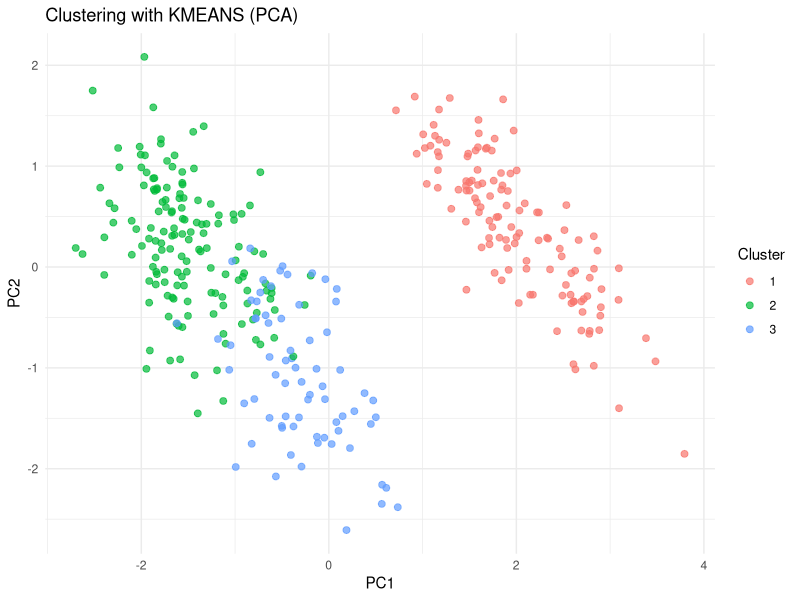
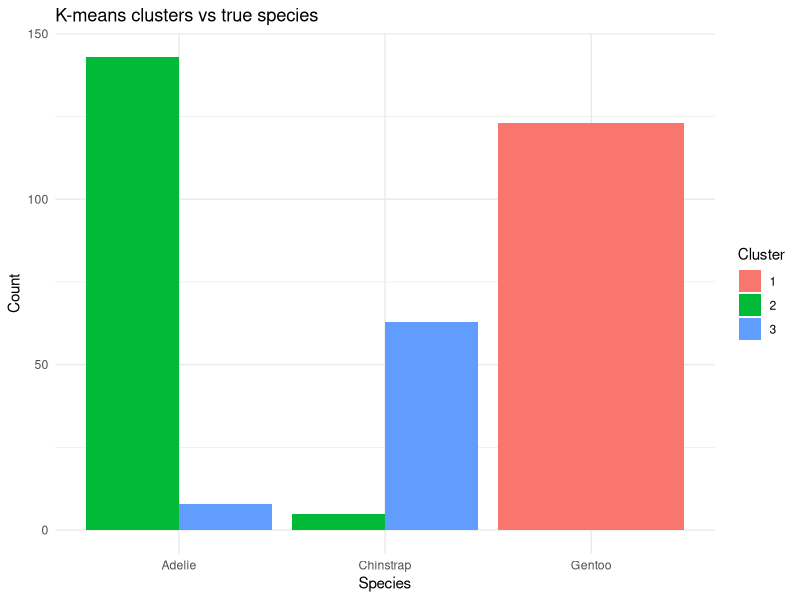
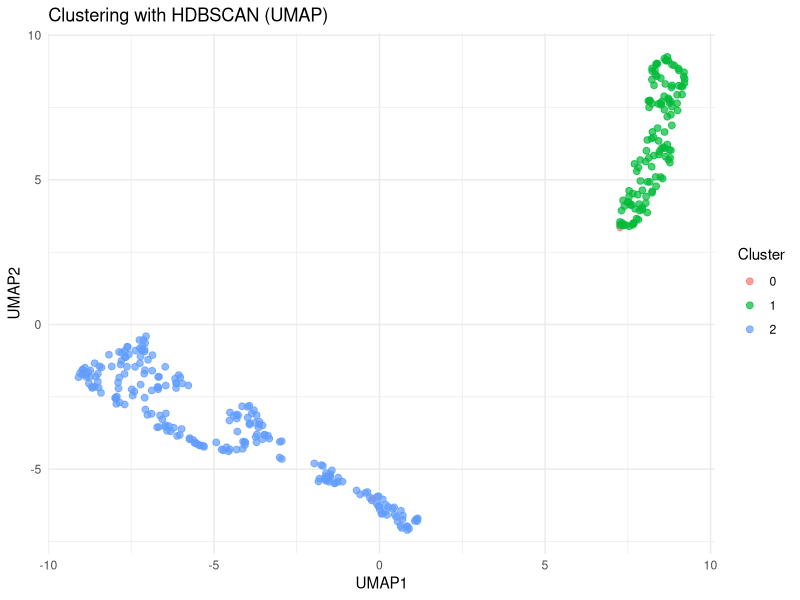
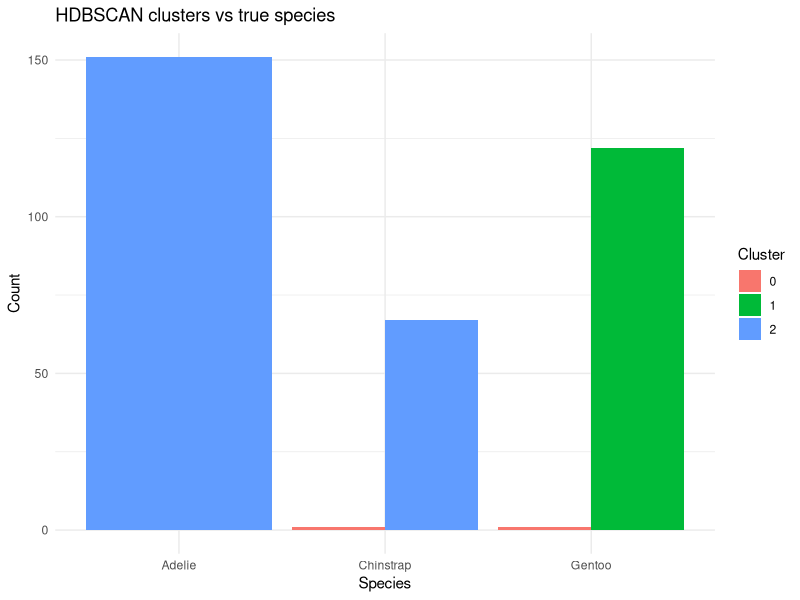
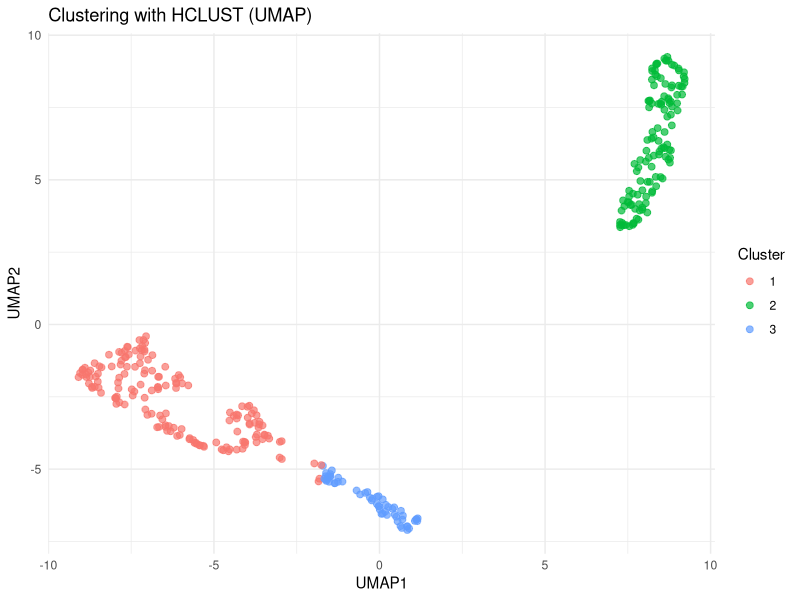

The R source for these figures, in order:
## ---- chunk 1
knitr::opts_chunk$set(echo = TRUE, message = FALSE, warning = FALSE)

required_packages <- c(
  "palmerpenguins",
  "dplyr",
  "ggplot2",
  "dbscan",
  "uwot",
  "tibble",
  "cluster"
)

new_packages <- required_packages[!required_packages %in% installed.packages()[, "Package"]]
if (length(new_packages) > 0) install.packages(new_packages)

library(palmerpenguins)
library(dplyr)
library(ggplot2)
library(dbscan)
library(uwot)
library(tibble)
library(cluster)

## ---- chunk 2
data("penguins", package = "palmerpenguins")

penguins_clean <- penguins %>%
  filter(
    !is.na(bill_length_mm),
    !is.na(bill_depth_mm),
    !is.na(flipper_length_mm),
    !is.na(body_mass_g)
  )

penguins_features <- penguins_clean %>%
  select(bill_length_mm, bill_depth_mm, flipper_length_mm, body_mass_g)

head(penguins_features)
## ---- chunk 3
cluster_and_embed <- function(
  data,
  method = c("kmeans", "hclust", "dbscan", "hdbscan", "pam"),
  dimred = c("PCA", "UMAP"),
  k = NULL,                # for kmeans / hclust / pam
  hclust_method = "ward.D2",
  eps = NULL,              # for DBSCAN
  minPts = 5,              # for DBSCAN / HDBSCAN
  scale = TRUE,
  seed = 123,
  umap_n_neighbors = 15,
  umap_min_dist = 0.1
) {
  method <- match.arg(method)
  dimred <- match.arg(dimred)
  
  # Ensure data frame
  data_input <- as.data.frame(data)
  
  # Keep numeric columns for clustering
  num_cols <- sapply(data_input, is.numeric)
  if (!all(num_cols)) {
    warning(
      "Non-numeric columns removed for clustering: ",
      paste(names(data_input)[!num_cols], collapse = ", ")
    )
  }
  data_numeric <- data_input[, num_cols, drop = FALSE]
  
  if (ncol(data_numeric) == 0) {
    stop("No numeric columns available for clustering.")
  }
  
  mat <- as.matrix(data_numeric)
  if (scale) {
    mat <- scale(mat)
  }
  
  set.seed(seed)
  
  # ---- Dimensionality reduction ----
  if (dimred == "PCA") {
    dr <- prcomp(mat)
    embed <- as.data.frame(dr$x[, 1:2, drop = FALSE])
    colnames(embed) <- c("Dim1", "Dim2")
    xlab <- "PC1"
    ylab <- "PC2"
  } else { # UMAP
    embed_mat <- uwot::umap(
      mat,
      n_neighbors = umap_n_neighbors,
      min_dist = umap_min_dist,
      n_components = 2,
      verbose = FALSE,
      seed = seed
    )
    embed <- as.data.frame(embed_mat)
    colnames(embed) <- c("Dim1", "Dim2")
    xlab <- "UMAP1"
    ylab <- "UMAP2"
  }
  
  # ---- Clustering ----
  if (method == "kmeans") {
    if (is.null(k)) {
      stop("Please provide 'k' (number of clusters) for k-means.")
    }
    model <- stats::kmeans(mat, centers = k)
    cluster <- factor(model$cluster)
    
  } else if (method == "hclust") {
    if (is.null(k)) {
      stop("Please provide 'k' (number of clusters) for hierarchical clustering.")
    }
    hc <- stats::hclust(dist(mat), method = hclust_method)
    cl_vec <- stats::cutree(hc, k = k)
    model <- hc
    cluster <- factor(cl_vec)
    
  } else if (method == "dbscan") {
    if (is.null(eps)) {
      stop("Please provide 'eps' for DBSCAN.")
    }
    model <- dbscan::dbscan(mat, eps = eps, minPts = minPts)
    cluster <- factor(model$cluster)  # 0 = noise
    
  } else if (method == "hdbscan") {
    model <- dbscan::hdbscan(mat, minPts = minPts)
    cluster <- factor(model$cluster)  # 0 = noise
    
  } else if (method == "pam") {
    if (is.null(k)) {
      stop("Please provide 'k' (number of clusters) for PAM.")
    }
    model <- cluster::pam(mat, k = k)
    cluster <- factor(model$clustering)
  }
  
  # Add cluster to embedding
  embed$cluster <- cluster
  
  # ---- Plot ----
  p <- ggplot(embed, aes(x = Dim1, y = Dim2, color = cluster)) +
    geom_point(alpha = 0.7, size = 2) +
    labs(
      title = paste0("Clustering with ", toupper(method), " (", dimred, ")"),
      x = xlab,
      y = ylab,
      color = "Cluster"
    ) +
    theme_minimal()
  
  # ---- Return all useful objects ----
  result <- list(
    data      = dplyr::bind_cols(data_input, cluster = cluster),
    model     = model,
    embedding = embed,
    plot      = p,
    method    = method,
    dimred    = dimred
  )
  
  return(result)
}
## ---- chunk 4
res_kmeans_pca <- cluster_and_embed(
  data   = penguins_features,
  method = "kmeans",
  dimred = "PCA",
  k      = 3,
  scale  = TRUE
)

res_kmeans_pca$plot
## ---- chunk 5
penguins_kmeans <- res_kmeans_pca$data %>%
  mutate(species = penguins_clean$species)

ggplot(penguins_kmeans, aes(x = species, fill = cluster)) +
  geom_bar(position = "dodge") +
  labs(
    title = "K-means clusters vs true species",
    x = "Species",
    y = "Count",
    fill = "Cluster"
  ) +
  theme_minimal()
## ---- chunk 6
table(penguins_kmeans$species, penguins_kmeans$cluster)
## ---- chunk 7
res_hdbscan_umap <- cluster_and_embed(
  data   = penguins_features,
  method = "hdbscan",
  dimred = "UMAP",
  minPts = 5,
  scale  = TRUE
)

res_hdbscan_umap$plot
## ---- chunk 8
penguins_hdbscan <- res_hdbscan_umap$data %>%
  mutate(species = penguins_clean$species)

ggplot(penguins_hdbscan, aes(x = species, fill = cluster)) +
  geom_bar(position = "dodge") +
  labs(
    title = "HDBSCAN clusters vs true species",
    x = "Species",
    y = "Count",
    fill = "Cluster"
  ) +
  theme_minimal()
## ---- chunk 9
res_hclust_umap <- cluster_and_embed(
  data   = penguins_features,
  method = "hclust",
  dimred = "UMAP",
  k      = 3,          # cut the tree into 3 clusters
  scale  = TRUE
)

res_hclust_umap$plot
## ---- chunk 10
penguins_hclust <- res_hclust_umap$data %>%
  mutate(species = penguins_clean$species)

table(penguins_hclust$species, penguins_hclust$cluster)
